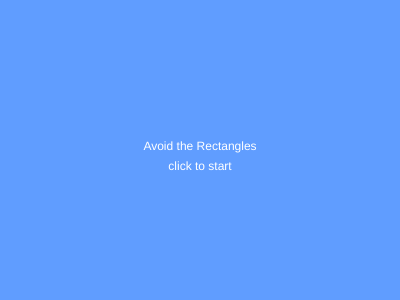
Frame 1 (no input)
Frame 60 (no input): identical to frame 1, image omitted
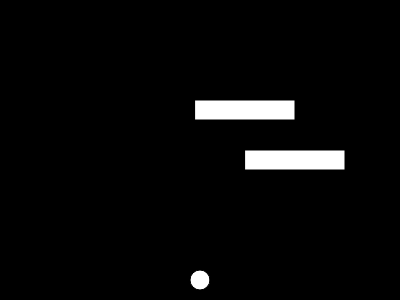
Frame 120 (the mouse pressed at the canvas centre since frame 60)

The p5.js sketch that drew these frames (run headless with seeded random() and noise() and a simulated clock; from frame 60 on, the mouse is pressed at the canvas centre):

// p5.js sketch
// ── sketch.js
var screen = 0;
var x;
var y;
var speed;
var score = 0;
var rectSpeed;
var rectWidth = 100;
var rectY = 100;
var rectX = -250;

var rectWidth1 = 100;
var rectY1 = 150;

var randomXSpace= 50;

function setup() {
  createCanvas(400, 300);
  y = height / 2;
  x = width / 2;
}


function draw() {
  // Display the contents of the current screen
  if (screen == 0) {
    startScreen();
  } else if (screen == 1) {
    gameOn();
    // if the screen variable was changed to 2, show the game over screen 	
  } else if (screen == 2) {
    gameOver();
  }
}

function mousePressed() {
  if (screen == 0) {
    screen = 1
  } else if (screen == 2) {
    screen = 0
  }
}

function startScreen() {
  reset();
  background(96, 157, 255)
  fill(255)
  textAlign(CENTER);
  text('Avoid the Rectangles', width / 2, height / 2)
  text('click to start', width / 2, height / 2 + 20);
}

function gameOn() {
  background(0)
  ellipse(x, y, 20, 20)
  //move the ellipse 
  if (keyIsPressed) {
    if (key ===  'd') {
      x += speed
    } else if (key === 'a') {
      x -= speed
    } else if (key === 'w') {
      y -= speed
    } else if (key === 's') {
      y += speed
    }
  }

  rect(rectX, rectY, rectWidth, 20);
  rect(rectX+ randomXSpace, rectY1, rectWidth1, 20);

  
  rectX += rectSpeed;

  if (rectX > width) {
    randomWidth();
    rectX = -250;
  }
  //if you got to the other side, speed up and go back to the beginning 
  if (y < 0) {
    y = height - 20;
    rectSpeed += 1;
    score+=1
  }
  
  if (y > rectY && y < rectY + 20 && x > rectX && x < rectX + rectWidth) {
    screen = 2
  }
  if (y > rectY1 && y < rectY1 + 20 && x > rectX && x < rectX + rectWidth1) {
    screen = 2
  }
}

function gameOver() {
  background(150)
  textAlign(CENTER);
  text('GAME OVER', width / 2, height / 2)
  text('click to play again', width / 2, height / 2 + 20);

}

function randomWidth() {
  rectWidth = random(50, 250)
  rectWidth1 = random(50, 250)
}

function randomSpace() {
  randomXSpace = random(50, 100)
}

function reset() {
  speed = 1;
  score = 0;
  rectSpeed = 5;
  rectY = 100;
  rectX = -100;
	rectY1 = 150;
  y = height - 20;
  x = width / 2;
}
